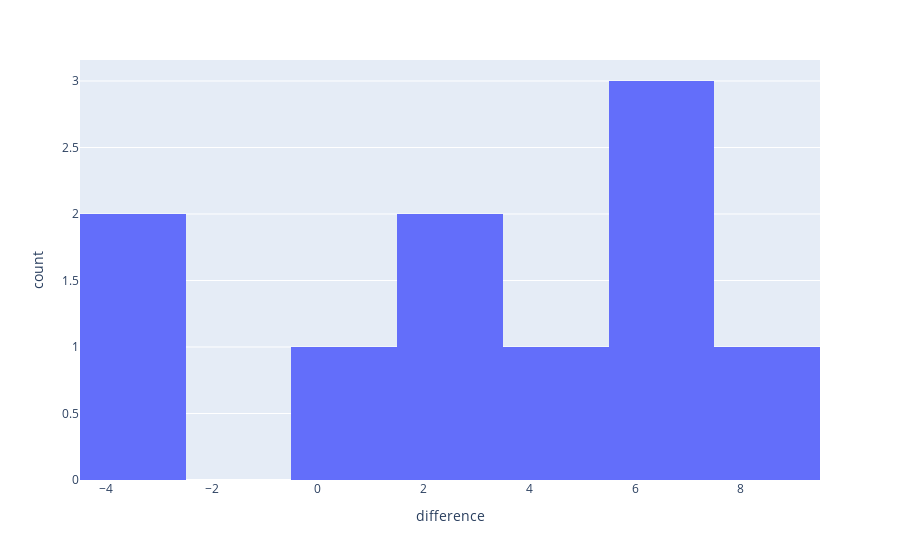

This figure's notebook cell:
### Code cell
import plotly.express as px
fig = px.histogram(df, x = 'difference', nbins = 10)
fig.show()

### Figure 1 — Plotly figure (JSON) as saved in the notebook; plotly's stock layout.template omitted (floating-point values rounded to 4 significant figures)
{"data": [{"alignmentgroup": "True", "bingroup": "x", "hovertemplate": "difference=%{x}<br>count=%{y}<extra></extra>", "legendgroup": "", "marker": {"color": "#636efa", "pattern": {"shape": ""}}, "name": "", "nbinsx": 10, "offsetgroup": "", "orientation": "v", "showlegend": false, "type": "histogram", "x": [2, 8, -3, 5, 3, 6, 7, -3, 7, 1], "xaxis": "x", "yaxis": "y"}], "layout": {"barmode": "relative", "legend": {"tracegroupgap": 0}, "margin": {"t": 60}, "xaxis": {"anchor": "y", "domain": [0, 1], "title": {"text": "difference"}}, "yaxis": {"anchor": "x", "domain": [0, 1], "title": {"text": "count"}}}}
